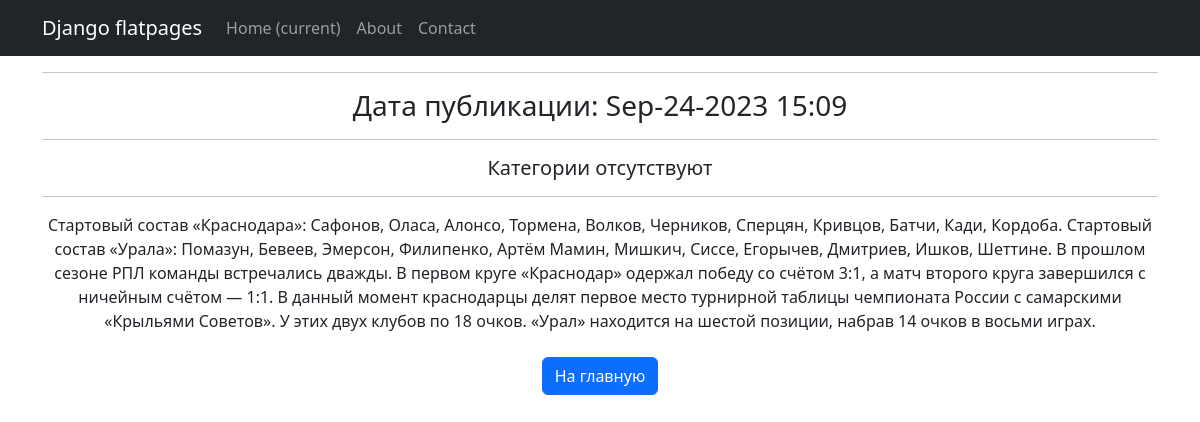
Screenshot of /news/1 with the database file from the repository.
### newapp/models.py (models this page shows, shortened)
class Post(models.Model):
    author = models.ForeignKey(Author, on_delete=models.CASCADE)
    NEWS = 'NW'
    ARTICLE = 'AR'
    CATEGORY_CHOICES = (
        (NEWS, 'Новость'),
        (ARTICLE, 'Статья'),
    )
    categoryType = models.CharField(max_length=2, choices=CATEGORY_CHOICES, default=ARTICLE)
    dateCreation = models.DateTimeField(auto_now_add=True)
    postCategory = models.ManyToManyField(Category, through='PostCategory')
    title = models.CharField(max_length=128)
    text = models.TextField()
    rating = models.SmallIntegerField(default=0)

### newapp/views.py (the view, shortened to what this page needs)
# urls.py: path('<int:pk>', NewsDetailView.as_view(), name='new'),
class NewsDetailView(DetailView):
    model = Post
    template_name = 'new.html'
    context_object_name = 'new'

### newapp/templatetags/custom_filters.py (called while the page is built)
@register.filter(name='censor')
def censor(value):
    censored_words = [ "дебил", 'придурок', 'дурак']
    censored_value = value
    for word in censored_words:
        censored_value = censored_value.replace(word, '*' * len(word))
    return censored_value

### templates/new.html (shortened to what this page needs)
{% extends 'flatpages/default.html' %}
{% load custom_filters %}
{% block content %}
<hr>
<h3>Дата публикации: {{ new.dateCreation|date:'M-d-Y H:m' }}</h3>
<hr>
{% if new.postCategory.exists %}
    <h5>Категория: {{ new.postCategory.first.name }}</h5>
{% else %}
    <h5>Категории отсутствуют</h5>
{% endif %}
<hr>
<a>{{ new.text|censor }}</a>
<br><br>
<a class="btn btn-primary" href="{% url 'main_page' %}">На главную</a>
{% endblock content %}

### rows the page displays
Post: dateCreation "Sep-24-2023 15:09", text|censor "Стартовый состав «Краснодара»: Сафонов, Оласа, Алонсо, Тормена, Волков, Черников, Сперцян, Кривцов, Батчи, Кади, Кордоба. Стартовый состав «Урала»: Помазун, Бевеев, Эмерсон, Филипенко, Артём Мамин, Мишкич, Сиссе, Егорычев, Дмитриев, Ишков, Шеттине. В прошлом сезоне РПЛ команды встречались дважды. В первом круге «Краснодар» одержал победу со счётом 3:1, а матч второго круга завершился с ничейным счётом — 1:1. В данный момент краснодарцы делят первое место турнирной таблицы чемпионата России с самарскими «Крыльями Советов». У этих двух клубов по 18 очков. «Урал» находится на шестой позиции, набрав 14 очков в восьми играх."
